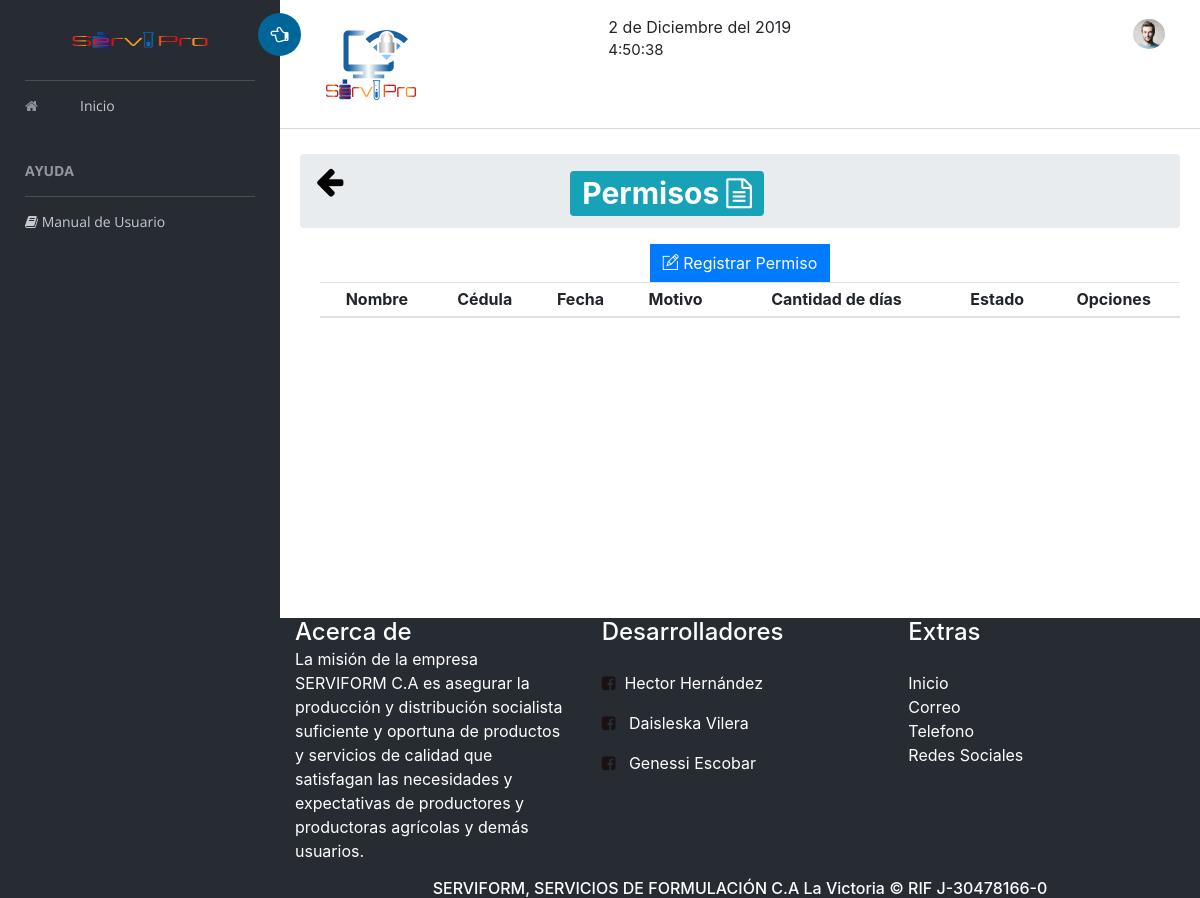
/Vistas/asistencias/permisos.php, run on an earlier commit of the app's database.
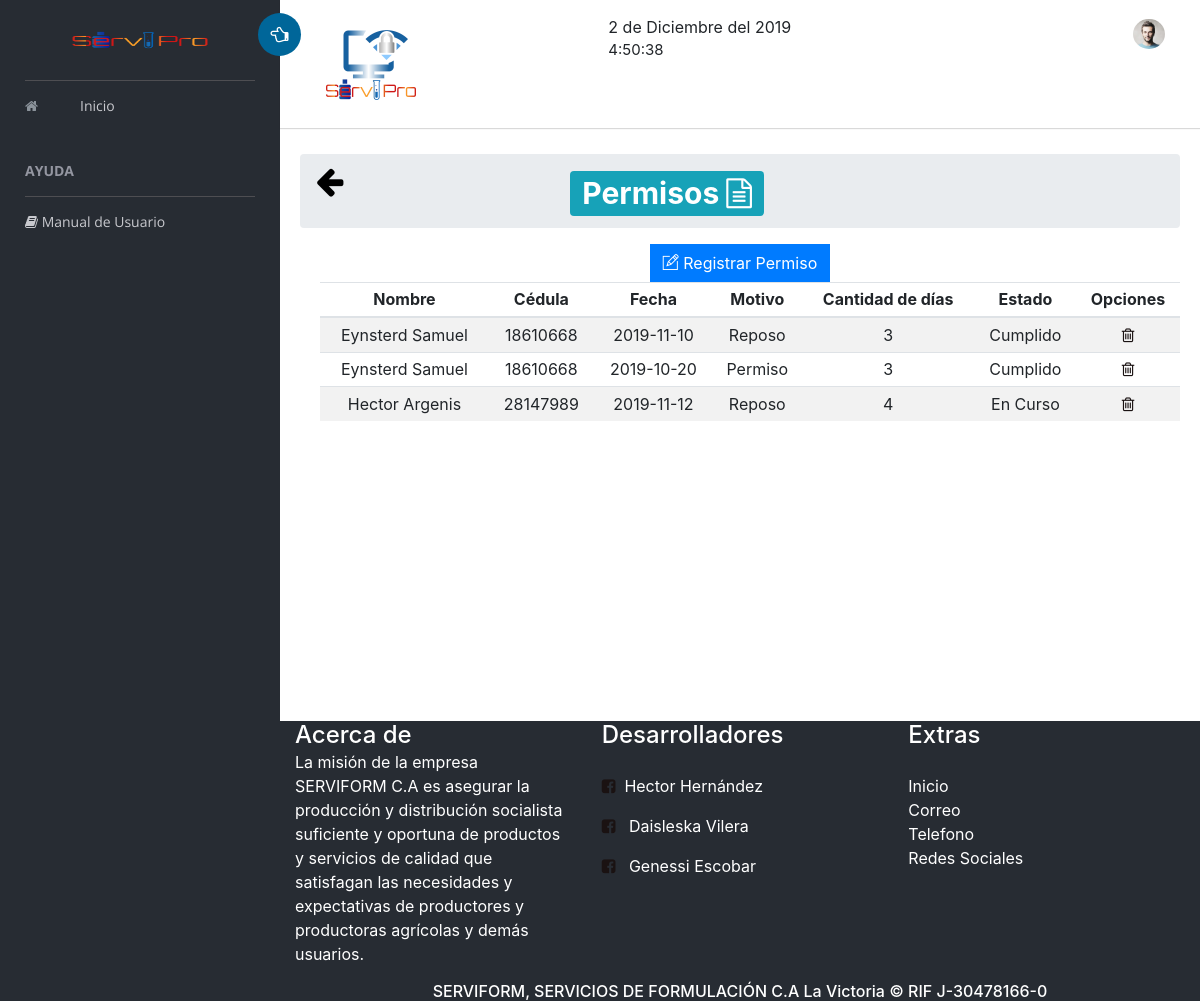
And on a later commit of the database.
### tables this page shows
CREATE TABLE `permisos` (
  `id` int(11) NOT NULL,
  `motivo` enum('Reposo','Permiso') DEFAULT NULL,
  `cantidad_dias` int(11) NOT NULL,
  `inicio_permiso` date NOT NULL,
  `fin_permiso` date NOT NULL,
  `resta` int(11) NOT NULL,
  `status` enum('En Curso','Cumplido') NOT NULL DEFAULT 'En Curso',
  `id_empleado` int(11) NOT NULL
);

CREATE TABLE `empleado` (
  `id` int(11) NOT NULL,
  `cedula` varchar(11) NOT NULL,
  `nombres` varchar(90) NOT NULL,
  `apellidos` varchar(90) NOT NULL,
  `direccion` varchar(90) NOT NULL,
  `telefono` varchar(90) NOT NULL,
  `fecha_ingreso` date NOT NULL,
  `condicion` enum('Fijo','Contratado') NOT NULL,
  `fecha_venc` date NOT NULL,
  `ncuenta` mediumtext NOT NULL,
  `id_cargo` int(11) NOT NULL,
  `id_departamento` int(11) NOT NULL
);

### Vistas/asistencias/permisos.php (the view, shortened to what this page needs)
 <?php
 include_once "../includes/menu.php"; ?>
 <div class="contenido" >
    <div class="content-2">
     <section class="content-header">
      <ol class="breadcrumb">
        <a href="../asistencias/ControlA.php?operacion=index" class="atras" title="Atras"><span class="fa fa-arrow-left" style="font-size: 32px;" ></span></a>
        <h1 align="center"><span style="margin-left: 6cm;" class="badge badge-info">Permisos <i class="fa fa-file-text-o"></i> </span></h1>
      <br>
      </ol>
</section >
<center>
  <a data-toggle="modal" data-target="#mediumModal" href="../inventario/registro-inventario.php" class="btn btn-primary"><i  class="ti-pencil-alt"></i> Registrar Permiso</a></center>
       <div class="table-responsive" style="padding-left: 20px;">
            <table class="table table-striped table-sm " id="table">
                <thead>
                  <tr>
                    <th>Nombre</th>
                    <th>Cédula</th>
                    <th>Fecha</th>
                    <th>Motivo</th>
                    <th>Cantidad de días</th>
                    <th>Estado</th>
                    <?php
                        echo '
                          <th>Opciones</th>
                        ' ;
                    ?>
                  </tr>
                </thead>
                  <tbody>
                   <?php
                  include('../../Modelos/conexion.php');
                   $sql="SELECT permisos.id, empleado.nombres, empleado.cedula, permisos.status, permisos.cantidad_dias, permisos.motivo, permisos.inicio_permiso FROM permisos, empleado WHERE empleado.id=permisos.id_empleado";
                   $data=mysqli_query($conectar,$sql);
                    while($consulta=mysqli_fetch_array($data)) {
                      echo "
                      <tr>
                        <td>".$consulta['nombres']."</td>
                        <td>".$consulta['cedula']."</td>
                        <td>".$consulta['inicio_permiso']."</td>
                        <td>".$consulta['motivo']."</td>
                        <td>".$consulta['cantidad_dias']."</td>
                        <td>".$consulta['status']."</td>
                        ";
                        echo "  <td>
                            <a href='../asistencias/ControlA.php?operacion=permiso_eliminar&id_permiso=(".$consulta['id'].")' class='eliminar'  title='Eliminar'><span class='fa fa-trash-o'></span></a>";
                    }
                  ?>
                </tbody>
            </table>
            <br><br><br><br><br><br><br><br><br><br><br>
        </div>
    </div>
</div>
<?php include_once "../includes/footer.php"; ?>

### Vistas/includes/menu.php (shortened to what this page needs)
<!doctype html>
<html class="no-js" lang="es" dir="ltr">
<head>
    <link rel="stylesheet" href="../../vendors/css/estilos.css">
    <link rel="stylesheet" href="../../vendors/bootstrap/gsdk-bootstrap-wizard.css" rel="stylesheet" />
    <link rel="stylesheet" href="../../vendors/bootstrap/dist/css/bootstrap.min.css">
    <link rel="stylesheet" href="../../vendors/bootstrap/css/bootstrap.min.css">
    <link rel="stylesheet" href="../../vendors/font-awesome/css/font-awesome.min.css">
    <link rel="stylesheet" href="../../vendors/themify-icons/css/themify-icons.css">
    <link rel="stylesheet" href="../../vendors/flag-icon-css/css/flag-icon.min.css">
    <link rel="stylesheet" href="../../vendors/selectFX/css/cs-skin-elastic.css">
    <link rel="stylesheet" href="../../vendors/jqvmap/dist/jqvmap.min.css">
    <link rel="stylesheet" href="../../vendors/chosen/chosen.min.css">
    <link rel="stylesheet" href="../../assets/css/style.css">
  <link rel="stylesheet" href="../../vendors/plugins/datepicker/bootstrap-datepicker.css">
   <link rel="stylesheet" href="../../vendors/plugins/daterangepicker/daterangepicker.css">
   <link rel="stylesheet" href="../../vendors/css/iziToast.min.css">
    <link rel="stylesheet" href="../../vendors/plugins/sweetalert2.min.css">
    <link rel="stylesheet" href="../../vendors/animate.css/animate.css">
</head>
<body>
    <aside id="left-panel" class="left-panel">
        <nav class="navbar navbar-expand-sm navbar-default">
            <div class="navbar-header">
                <a class="navbar-brand" href="#"><img src="../../images/ser.png" width="150" height="80" alt="Logo"></a>
            </div>
            <div id="main-menu" class="main-menu collapse navbar-collapse">
                <ul class="nav navbar-nav">
                    <li>
                        <a href="../home/home.php"> <i class="menu-icon fa fa-home"></i>Inicio </a>
                    </li>
                <h3 class="menu-title">AYUDA</h3>
                     <li class="">
                        <a href="../../Ayuda/Manual.pdf"> <i class="fa fa-book"></i> Manual de Usuario</a>
                    </li>
                </ul>
            </div>
        </nav>
    </aside>
    <div id="right-panel" class="right-panel">
        <header id="header" class="header  col-md-12">
            <div class="header-menu ">
                <div class="col-md-4">
                    <a id="menuToggle" class="menutoggle pull-left"><i class="fa fa-hand-o-left"></i></a>
                    <div class="header-left">
                        <img src="../../images/servi.png" width="100">
                    </div>
                    </div>
                </div>
<div class="col-md-4" style="align-content: center;">
<div  id="reloj" style="font-size:15px;" ></div>
</div>
                <div class="col-md-4">
                    <div class="user-area dropdown float-right">
                        <a href="#" class="dropdown-toggle" data-toggle="dropdown" aria-haspopup="true" aria-expanded="false">
                            <img class="user-avatar rounded-circle" src="../../images/admin.jpg" alt="User Avatar">
                         </a>
                </div>
                <strong style="padding-left: 50px;" class="active"><?php echo $_SESSION['user'];?></strong><br>
                      <cite style="padding-left: 90px;"><?php echo $_SESSION['tipo_usuario']; ?></cite>
            </div>
        </header>

### Vistas/includes/footer.php (shortened to what this page needs)
 <footer id="footer-main" style="background: #272c33; color: #fff;">
            <div class="container">
                <div class="row">
                    <div class=" col-sm-4">
                        <h4 class="all-tittles">Acerca de</h4>
                        <p class="foo" style="">
                           La misión de la empresa SERVIFORM C.A es asegurar la producción y distribución socialista suficiente y oportuna de productos y servicios de calidad que satisfagan las necesidades y expectativas de productores y productoras agrícolas y demás usuarios. </p>
                    </div>
                    <div class="col-sm-4">
                        <h4 class="all-tittles">Desarrolladores</h4>
                        <br>
                        <ul class="list-unstyled">
                            <li><a href="https://www.facebook.com/hectorher149"><i  class="fa fa-facebook-square"></i>&nbsp;</a> Hector Hernández</li>
                        </ul>
                        <ul class="list-unstyled">
                            <li><a href="#"><i  class="fa fa-facebook-square"></i> &nbsp;</a> Daisleska Vilera</li>
                        </ul>
                         <ul class="list-unstyled">
                            <li><a href="#"><i  class="fa fa-facebook-square"></i> &nbsp;</a> Genessi Escobar</li>
                        </ul>
                    </div>
                     <div class=" col-sm-4">
                        <h4 class="all-tittles">Extras</h4>
                        <br>
                        <ul class="list-unstyled">
                            <li><a class="extras" href="../home/home.php">Inicio</a></li>
                            <li><a class="extras" href="serviform@gmail.com=">Correo</a></li>
                            <li><a class="extras" href="0244-3362419">Telefono</a></li>
                            <li><a class="extras" href="www.facebook.com/serviform">Redes Sociales</a></li>
                        </ul>
                    </div>
                    <div class=" col-sm-12">
                        <h6 style="text-align: center; color: #fff;">SERVIFORM, SERVICIOS DE FORMULACIÓN C.A La Victoria &copy RIF J-30478166-0</h6>
                    </div>
                </div>
            </div>
        </footer>
</body>
</html>

What changed in the data, as far as the page shows it:
added permisos: id_empleado.nombres "Eynsterd Samuel", id_empleado.cedula "18610668", inicio_permiso "2019-11-10", motivo "Reposo", cantidad_dias "3", status "Cumplido"
added permisos: id_empleado.nombres "Eynsterd Samuel", id_empleado.cedula "18610668", inicio_permiso "2019-10-20", motivo "Permiso", cantidad_dias "3", status "Cumplido"
added permisos: id_empleado.nombres "Hector Argenis", id_empleado.cedula "28147989", inicio_permiso "2019-11-12", motivo "Reposo", cantidad_dias "4", status "En Curso"
